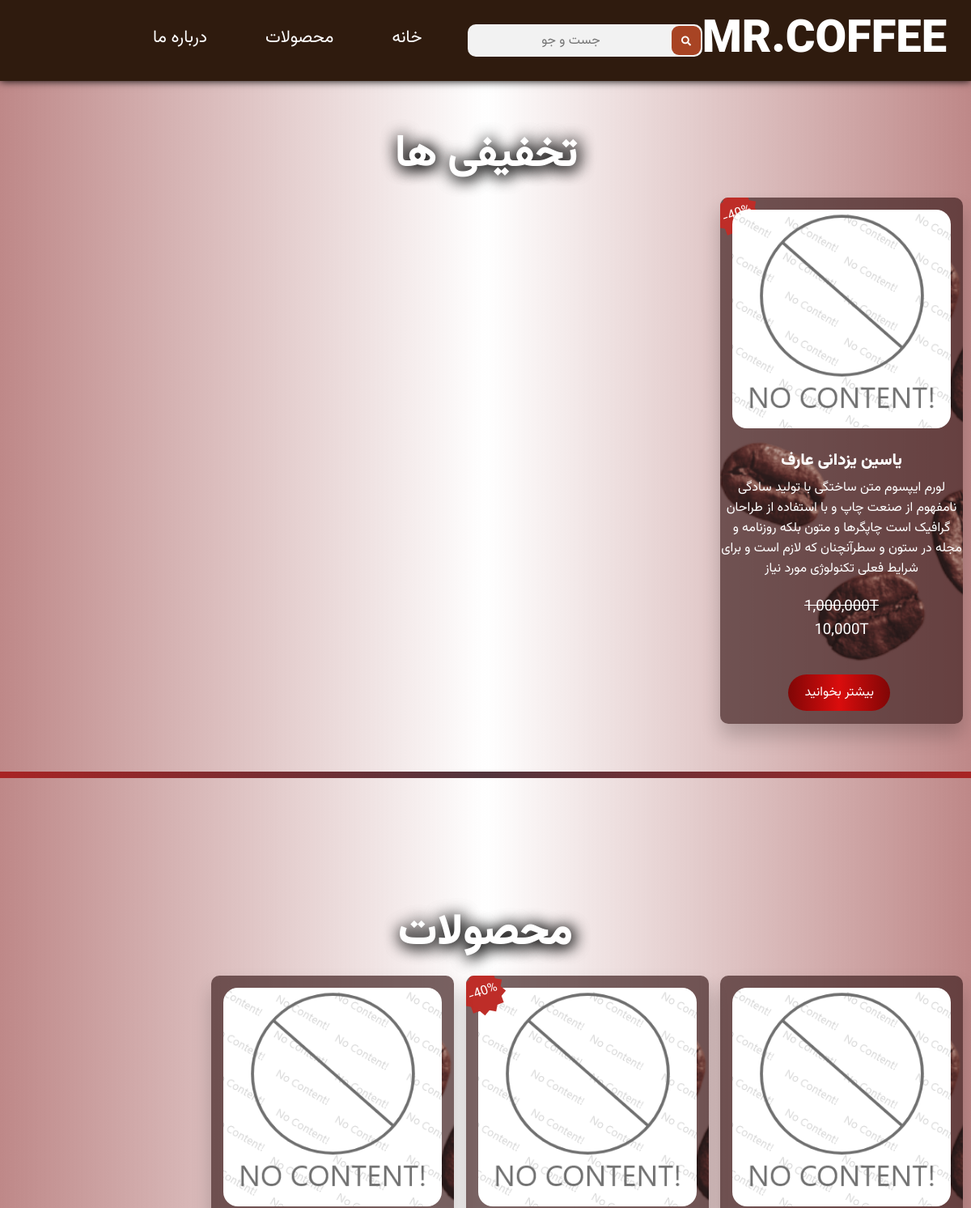
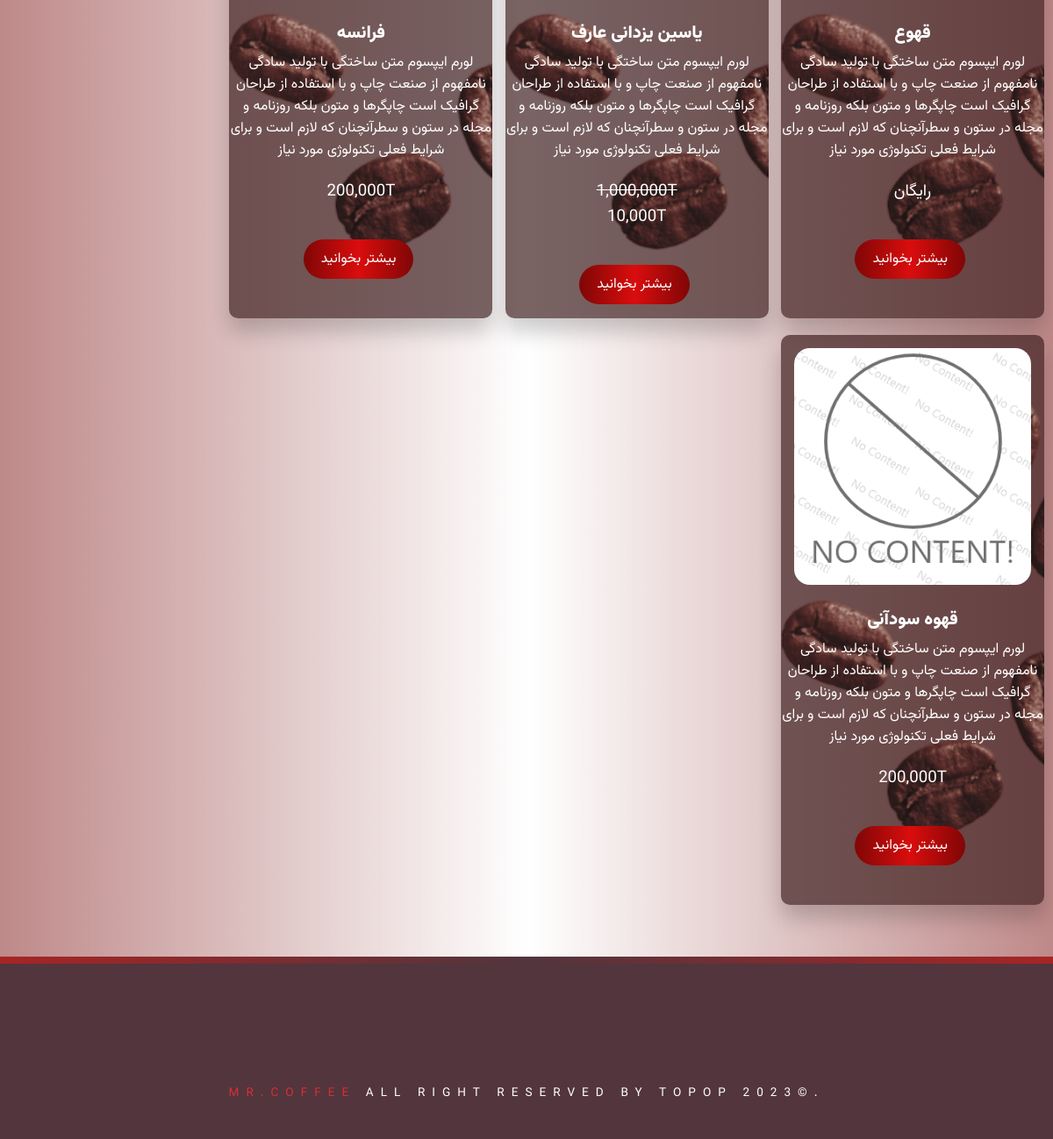
Screenshot of /products/ with the database file from the repository (2 pictures, top to bottom).
### sold_product/models.py (models this page shows, shortened)
class Product(models.Model):
    name = models.CharField(max_length=50)
    discription = models.TextField(max_length=200)
    price = models.DecimalField(default=0, max_digits=100, decimal_places=0)
    category = models.ForeignKey(Category, on_delete=models.CASCADE, default=1)
    is_special = models.BooleanField(default=False)
    is_sale = models.BooleanField(default=False)
    is_exists = models.BooleanField(default=True)
    sale_price = models.DecimalField(default=0, max_digits=100, decimal_places=0)
    picture = models.ImageField(upload_to='static/image/')

### sold_product/views.py (the view)
# urls.py: path('products/', views.products, name='products'),
def products(request):
    all_product = Product.objects.all()
    return render(request, 'Products.html', {'products': all_product})

### home/templates/Products.html (shortened to what this page needs)
{% load static %}
<!DOCTYPE html>
<html lang="en">
<head>
    <link rel="stylesheet" href="https://use.fontawesome.com/releases/v5.15.4/css/all.css">
    <link rel="stylesheet" href="../static/css/Products.css">
</head>
<body>
    <nav class="nav">
        <div class="logo"><h1>Mr.Coffee</h1></div>
        <div class="search-box">
            <form>
                <label>
                    <input type ="text" name ="search" id ="srch" placeholder="جست و جو">
                </label>
                <button type ="submit"><i class="fa fa-search"></i></button>
            </form>
        </div>
        <ul>
            <li><a href="/home">خانه</a></li>
            <li><a href="/products">محصولات</a></li>
            <li><a href="/about-us">درباره ما</a></li>
            <li>
                {% if user.is_authenticated %}
                <a href="/logout"><ion-icon name="log-out"></ion-icon></a>
                {% else %}
                <a href="/login-signup"></a>
                {% endif %}
                <a href="#"></a>
                <a href="/cart"></a>
            </li>
        </ul>
    </nav>
    <div class="special">
        <h2>تخفیفی ها</h2>
            <section class="row">
                {% for item in products %}
                    {% if item.is_sale %}
                        <article class="col">
                            <span class="sale">40%-</span>
                            <figure>
                                <img src="../../{{ item.picture }}">
                                <figcaption class="item-name">{{ item.name }}</figcaption>
                                <figcaption class="discription">{{ item.discription }}</figcaption>
                                <del class="price">{{ item.price }}T</del>
                                {% if item.is_exists %}
                                    {% if item.price > 0 %}
                                        <p class="price">{{ item.sale_price }}T</p>
                                    {% elif item.price == 0%}
                                        <p class="price">رایگان</p>
                                    {% endif %}
                                {% else %}
                                    <p class="price">ناموحود</p>
                                {% endif %}
                            </figure>
                        <a class="btn" href="/product/{{ item.id }}">بیشتر بخوانید</a>
                        </article>
                    {% endif %}
                {% endfor %}
            </section>
        <div class="line"></div>
    </div>
        <div class="Normal">
        <h2>محصولات</h2>
            <section class="row">
                {% for item in products%}
                    {% if item.is_sale%}
                    <article class="col">
                        <figure>
                            <img src="../../{{ item.picture }}">
                            <figcaption class="item-name">{{ item.name }}</figcaption>
                            <figcaption class="discription">{{ item.discription }}</figcaption>
                            <del class="price">{{ item.price }}T</del>
                            {% if item.is_exists %}
                                {% if item.price > 0 %}
                                    <p class="price">{{ item.sale_price }}T</p>
                                {% elif item.price == 0%}
                                    <p class="price">رایگان</p>
                                {% endif %}
                            {% else %}
                                <p class="price">ناموحود</p>
                            {% endif %}
                        </figure>
                        <a class="btn" href="/product/{{ item.id }}">بیشتر بخوانید</a>
                        <span class="sale">40%-</span>
                    </article>
                    {% else %}
                    <article class="col">
                        <figure>
                            <img src="../../{{ item.picture }}">
                            <figcaption class="item-name">{{ item.name }}</figcaption>
                            <figcaption class="discription">{{ item.discription }}</figcaption>
                            {% if item.price > 0 %}
                                <p class="price">{{ item.price }}T</p>
                            {% elif item.price == 0%}
                                <p class="price">رایگان</p>
                            {% endif %}
                        </figure>
                        <a class="btn" href="/product/{{ item.id }}">بیشتر بخوانید</a>
                    </article>
                    {% endif %}
                {% endfor %}
            </section>
        </div>
        <div class="line"></div>
    <footer class="footer">
        <div class="section-center">
            <div class="social-icons">
        </div>
        <p class="footer-text">
            .&copy;2023 <span class="text-primary">MR.Coffee</span>
            all right reserved by Topop
        </p>
        </div>
    </footer>
</body>
</html>

### home/static/css/Products.css (style rules this page uses)
* { padding: 0; margin: 0; box-sizing: border-box; }
body { height: 0.5rem; margin-top: 50px; background: linear-gradient( to left, rgba(145, 53, 53, 0.59), white, rgba(145, 53, 53, 0.59) ); direction: rtl; font-family: font1; direction: rtl; }
* { margin: 0; padding: 0; box-sizing: border-box; transition: all .2s; }
:root { --primaryColor: #a82424; --secondaryColor: #52353d; --mainDark: #52353d; --mainWhite: #fff; --mainGrey: #e5e5e5; --slantedText: "Grand Hotel", cursive; --mainTransition: all 0.3s linear; --letterSpacing: 0.5rem; }
.nav { position: fixed; top: 0; left: 0; width:100%; height: 100px; padding-right: 30px; display: flex; justify-content: space-between; align-items: center; z-index: 99; box-shadow: 0 0 10px #000; background: rgb(47, 27, 14); }
.nav .logo { flex: 1; color:#fff; font-family: font2; text-transform: uppercase; font-size: 28pt; }
.nav .search-box { flex: 1; position: relative; }
.search-box input { width:100%; height: 40px; border: none; outline: none; background:#f2f2f2; border-radius: 10px; font-family: font1; color:black; font-size: 16px; padding-left: 5px; padding-right: 40px; text-align: center; }
.search-box button { cursor: pointer; width:40px; height: 40px; border-radius: 10px; border:none; position: absolute; top:0; right: 0; transform: scale(0.9); background: rgb(168, 68, 36); color: #fff; }
.nav ul { flex:2; display: flex; justify-content: space-evenly; }
.nav ul li { list-style: none; }
.nav ul li a { text-decoration: none; color:#fff; font-size: 16pt; text-transform: uppercase; padding: 10px 15px; transition: all .4s; }
a { text-decoration: none; color: white; }
.row .col { position: relative; display: inline-block; background: url("../image/compngwingbadil_prev_ui.png"); background-size: cover; inline-size: auto; min-inline-size: 200px; width: 300px; margin-right: 10px; margin-top: 10px; height: 650px; border-radius: 10px; box-shadow: 0 15px 25px rgba(0, 0, 0, .2); background-color: rgba(65, 33, 33, 0.7); overflow: hidden; transition: .5s; }
.row { width: auto; min-width: 318px; max-width: 1300px; margin: 0 auto; }
.row .col figure { text-align: center; }
.row .col .btn { position: relative; display: inline-block; background: linear-gradient( to left, #800606, #da0d0d, #800606 ); color: #ffffff; padding: 10px 20px; border-radius: 40px; margin-top: 20px; margin-right: 90px; text-decoration: none; transition: all 0.5s; }
.col img { transform: scale(0.9); border-radius: 20px; }
.item-name { color: white; font-family: font2; font-size: 15pt; }
.col .discription { color: white; margin: 5px 0px 20px 0px; text-align: center; }
.special h2 { color: white; text-shadow: 2px 2px 20px #000000,2px 2px 20px #000000; margin-top: 150px; text-align: center; font-size: 40pt; font-family: font1; }
.Normal h2 { color: white; text-shadow: 2px 2px 20px #000000,2px 2px 20px #000000; margin-top: 150px; text-align: center; font-size: 40pt; font-family: font2; }
figure .price { color: white; padding-bottom: 20px; font-size: 14pt; }
.line { height: 0.5rem; margin-top: 50px; background: linear-gradient( to left, var(--primaryColor), var(--secondaryColor), var(--primaryColor) ); }
.footer { background: var(--mainDark); text-align: center; height: 200px; padding-top: 80px; }
.footer-text { text-transform: uppercase; color: var(--mainWhite); letter-spacing: var(--letterSpacing); margin-top: 1rem; font-size: 0.85rem; }
.text-primary { color: #da2f2f; }

### rows the page displays
Product: is_sale True (drawn), picture (placeholder picture), name "یاسین یزدانی عارف", discription "لورم ایپسوم متن ساختگی با تولید سادگی نامفهوم از صنعت چاپ و با استفاده از طراحان گرافیک است چاپگرها و متون بلکه روزنامه و مجله در ستون و سطرآنچنان که لازم است و برای شرایط فعلی تکنولوژی مورد نیاز", price "1,000,000", sale_price "10,000"
Product: is_sale False (drawn), picture (placeholder picture), name "قهوع", discription "لورم ایپسوم متن ساختگی با تولید سادگی نامفهوم از صنعت چاپ و با استفاده از طراحان گرافیک است چاپگرها و متون بلکه روزنامه و مجله در ستون و سطرآنچنان که لازم است و برای شرایط فعلی تکنولوژی مورد نیاز", price "رایگان"
Product: is_sale False (drawn), picture (placeholder picture), name "فرانسه", discription "لورم ایپسوم متن ساختگی با تولید سادگی نامفهوم از صنعت چاپ و با استفاده از طراحان گرافیک است چاپگرها و متون بلکه روزنامه و مجله در ستون و سطرآنچنان که لازم است و برای شرایط فعلی تکنولوژی مورد نیاز", price "200,000"
Product: is_sale False (drawn), picture (placeholder picture), name "قهوه سودآنی", discription "لورم ایپسوم متن ساختگی با تولید سادگی نامفهوم از صنعت چاپ و با استفاده از طراحان گرافیک است چاپگرها و متون بلکه روزنامه و مجله در ستون و سطرآنچنان که لازم است و برای شرایط فعلی تکنولوژی مورد نیاز", price "200,000"
